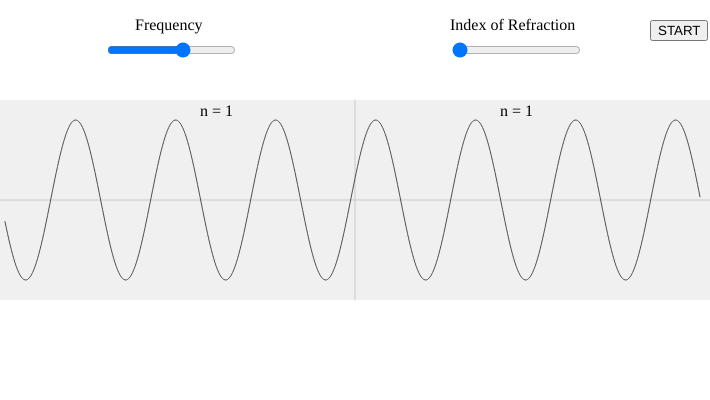
Frame 1 (no input)
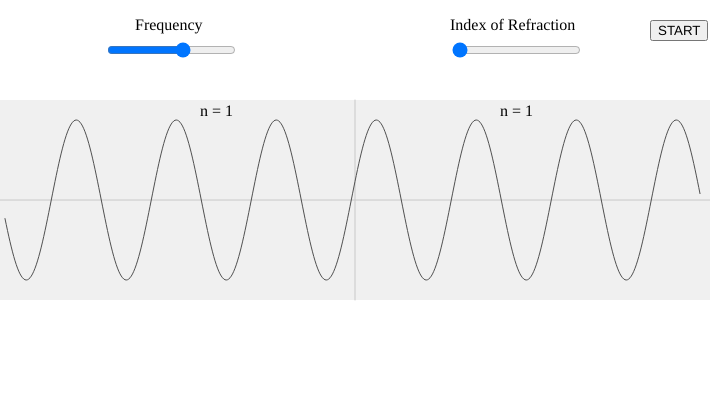
Frame 2 (the mouse pressed at the canvas centre, redrawn once)

The p5.js sketch that drew these frames (run headless with seeded random() and noise() and a simulated clock; the mouse was pressed at the canvas centre and the sketch redrawn once):

// p5.js sketch
// ── sketch.js
var xspacing = 5;    // how far between each point
var w;                // width of the wave
var theta = 0;      // initial angle (omega * t = theta)
var amplitude = 7.5; // amplitude
var wavelength = 100.0;   // How many pixels before the wave repeats
var dx;               // Value for incrementing x
var yvalues;  // Using an array to store height values for the wave
var running = false; //
var wavelengthSlider; // these are sliders
var omegaSlider;
var amplitudeSlider;
var angularvelocity = 2;
var equation;
var ampSliderLabel; //these are labels
var omegaSliderLabel;
var wavelengthSliderLabel;
var onoff;


function setup() {

  frameRate(30);
  createCanvas(710, 400);

  //these are all for the labels and sliders
  onoff = createButton("START");
  onoff.mouseClicked(turnonoff);
  onoff.position(650,20);
  onoff.class("sim-button")
  equation = createP("<p>n = 1</p>");
  equation.position(500, 70);
  equation1 = createP("<p>n = 1</p>");
  equation1.position(200, 70);

  omegaSliderLabel = createP("Frequency");
  omegaSliderLabel.position(135,0);
  wavelengthSliderLabel = createP("Index of Refraction");
  wavelengthSliderLabel.position(450,0);
  wavelengthSlider = createSlider(1, 3, 1);
  wavelengthSlider.elt.step=0.1;
  wavelengthSlider.position(450,40);
  wavelengthSlider.class("sim-sliderb");
  omegaSlider = createSlider(-20, 20, 4);
  omegaSlider.position(105 ,40);
  omegaSlider.class("sim-sliderb");
  w = width;

  dx = (TWO_PI / wavelength) * xspacing;
  // how many points are we going to need.
  yvalues = new Array(floor(w/xspacing));

  noLoop();
}

function draw() {
  background(255);
  // these lines are just to frame the plot
  push();
  fill(240);
  noStroke();
  rect(0,100,width/2, height-200);
  fill(240-20*(wavelengthSlider.value()-1));
  rect(width/2,100,width, height-200);
  pop();

  push();
  stroke(200);
  line(0,height/2, width, height/2);

  line(width/2,100,width/2,height-100);
  pop();

  // get the values from the sliders
  amplitude = 8;
  angularvelocity = omegaSlider.value();

  dx = (TWO_PI / (10*wavelengthSlider.value())) * xspacing;
  // calculate all the points
  calcWave();
  // display the wave
  renderWave();
  // these rest of the draw function updates the equation of the wave
  if(omegaSlider.value()>=0){
    sign = "-";
  }
  if(omegaSlider.value()<0){
    sign = "+";
  }
  omega = Math.abs(omegaSlider.value());
  equation.html("<p>n = "+wavelengthSlider.value()+"</p>");
}

function calcWave() {
  // Increment theta. The angular velocity sets how fast this happens.

  theta -= .01*angularvelocity;

  // For every x value, calculate a y value with sine function
  var x = theta;
  var lastone;
  for (var i = 0; i < yvalues.length; i++) {
    dx = (TWO_PI / wavelength) * xspacing;
    yvalues[i] = sin(x)*amplitude*10;
    if (i<yvalues.length/2){
    x+=dx;
    }

    if (i>=yvalues.length/2){
    x+=wavelengthSlider.value()*dx;
    }

  }

}

function renderWave() {
  noStroke();
  push();
  noFill();
  stroke(80);
    beginShape();
    for (var x = 0; x < yvalues.length; x+=1) {
      curveVertex(x*xspacing, height/2+yvalues[x]);
    }
    endShape();
    pop();
}

function turnonoff() {
  // and of course it's nice to be able to stop it if things get crazy
    if (!running){
      running = true;
      loop();
      onoff.html("STOP");
      return
    }

    if (running){
      running = false;
      noLoop()
      onoff.html("START");
      return
    }

}

// ── styles.css
input[type=range] {
  -webkit-appearance: none;
  margin: 5px 0;
  margin-left:0px;
  /*width:100px;*/
}
input[type=range]:focus {
  outline: none;
}
input[type=range]::-webkit-slider-runnable-track {
  /*width: 100%;*/
  height: 8.4px;
  cursor: pointer;
  animate: 0.2s;
  box-shadow: 1px 1px 1px #898989, 0px 0px 1px #0d0d0d;
  border-radius: 1.3px;
  border: 0.2px solid #898989;
}
input[type=range]::-webkit-slider-thumb {
  box-shadow: 1px 1px 1px #000000, 0px 0px 1px #0d0d0d;
  border: 1px solid #000000;
  height: 25px;
  width: 18px;
  border-radius: 3px;
  background: #94c6d8;
  cursor: pointer;
  -webkit-appearance: none;
  margin-top: -10px;
}
input[type=range]:focus::-webkit-slider-runnable-track {
}
input[type=range]::-moz-range-track {
  /*width: 100%;*/
  height: 7.4px;
  cursor: pointer;
  animate: 0.2s;
  box-shadow: 1px 1px 1px #898989, 0px 0px 1px #0d0d0d;
  border-radius: 1.3px;
  border: 0.2px solid #898989;
  background:white;
}
input[type=range]::-moz-range-thumb {
  box-shadow: 1px 1px 1px #000000, 0px 0px 1px #0d0d0d;
  border: 1px solid #000000;
  height: 30px;
  width: 20px;
  border-radius: 3px;
  background: #94c6d8;
  cursor: pointer;
  -webkit-appearance: none;
  margin-top: -12px;
}
input[type=range]::-ms-track {
  /*width: 100%;*/
  height: 8.4px;
  cursor: pointer;
  animate: 0.2s;
  background: transparent;
  border-color: transparent;
  border-width: 16px;
  color: white;
}
input[type=range]::-ms-fill-lower {
  background: white;
  border: 0.2px solid #898989;
  border-radius: 1.3px;
  box-shadow: 1px 1px 1px #898989, 0px 0px 1px #0d0d0d;
}
input[type=range]::-ms-fill-upper {
  background: white;
  border: 0.2px solid #898989;
  border-radius: 1.3px;
  box-shadow: 1px 1px 1px #898989, 0px 0px 1px #0d0d0d;
}
input[type=range]::-ms-thumb {
  box-shadow: 1px 1px 1px #000000, 0px 0px 1px #0d0d0d;
  border: 1px solid #000000;
  height: 30px;
  width: 20px;
  border-radius: 3px;
  background: #94c6d8;
  cursor: pointer;
}
input[type=range]:focus::-ms-fill-lower {
  background: white;
}
input[type=range]:focus::-ms-fill-upper {
  background: white;
}
.sim-button {
  margin:3px 0;
  display: inline-block;
  width:100px;
  padding: 15px 25px;
  font-size: 15px;
  font-family:Helvetica, sans-serif;
  font-weight:bold;
  cursor: pointer;
  text-align: center;
  outline: none;
  color: #fff;
  background-color: #94c6d8;
  border: none;
  border-radius: 15px;
  box-shadow: 0 9px #999;
}

.sim-button:hover {background-color: #80a7b5}

.sim-button:active {
  background-color: #80a7b5;
  box-shadow: 0 5px #666;
  transform: translateY(4px);
}
}
